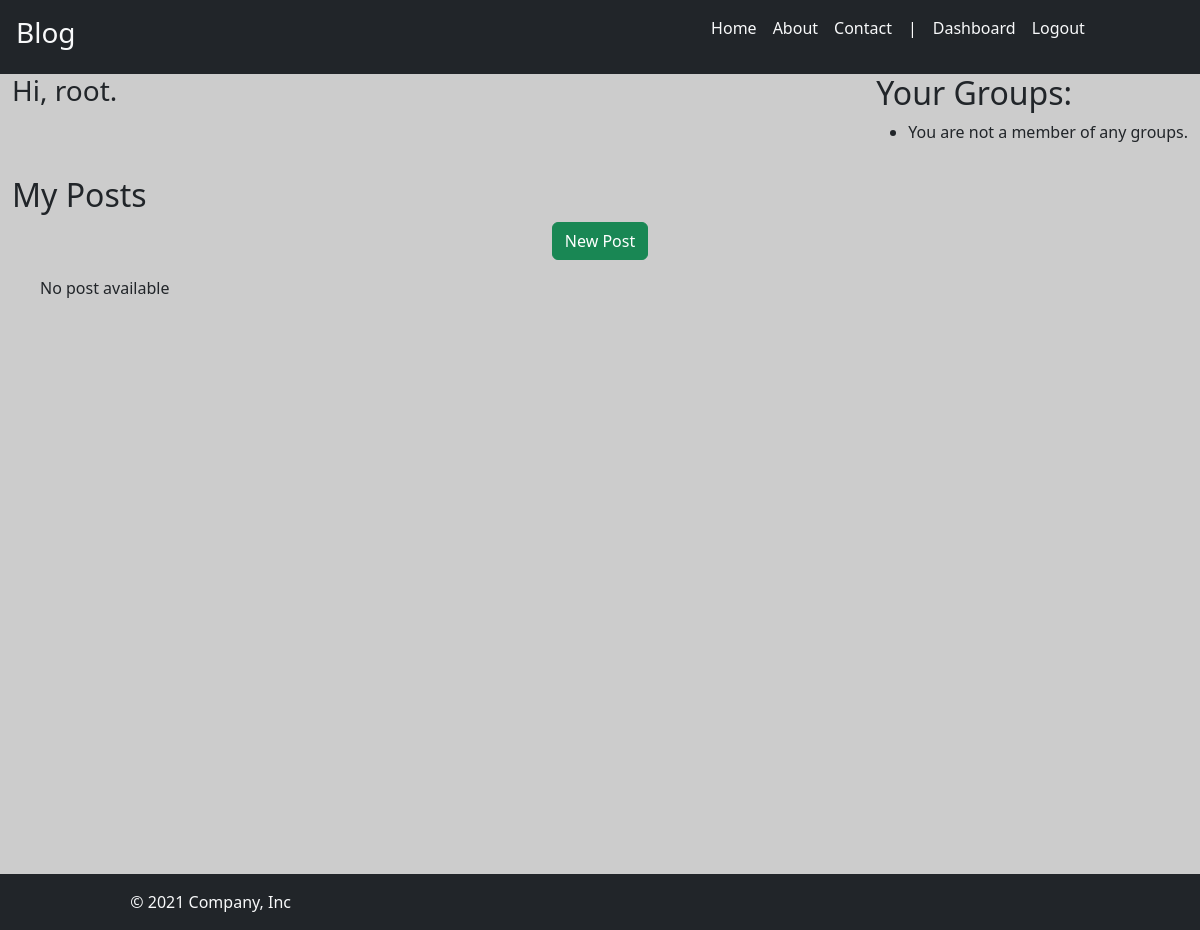
Before: /dashboard (signed in) with the older database file.
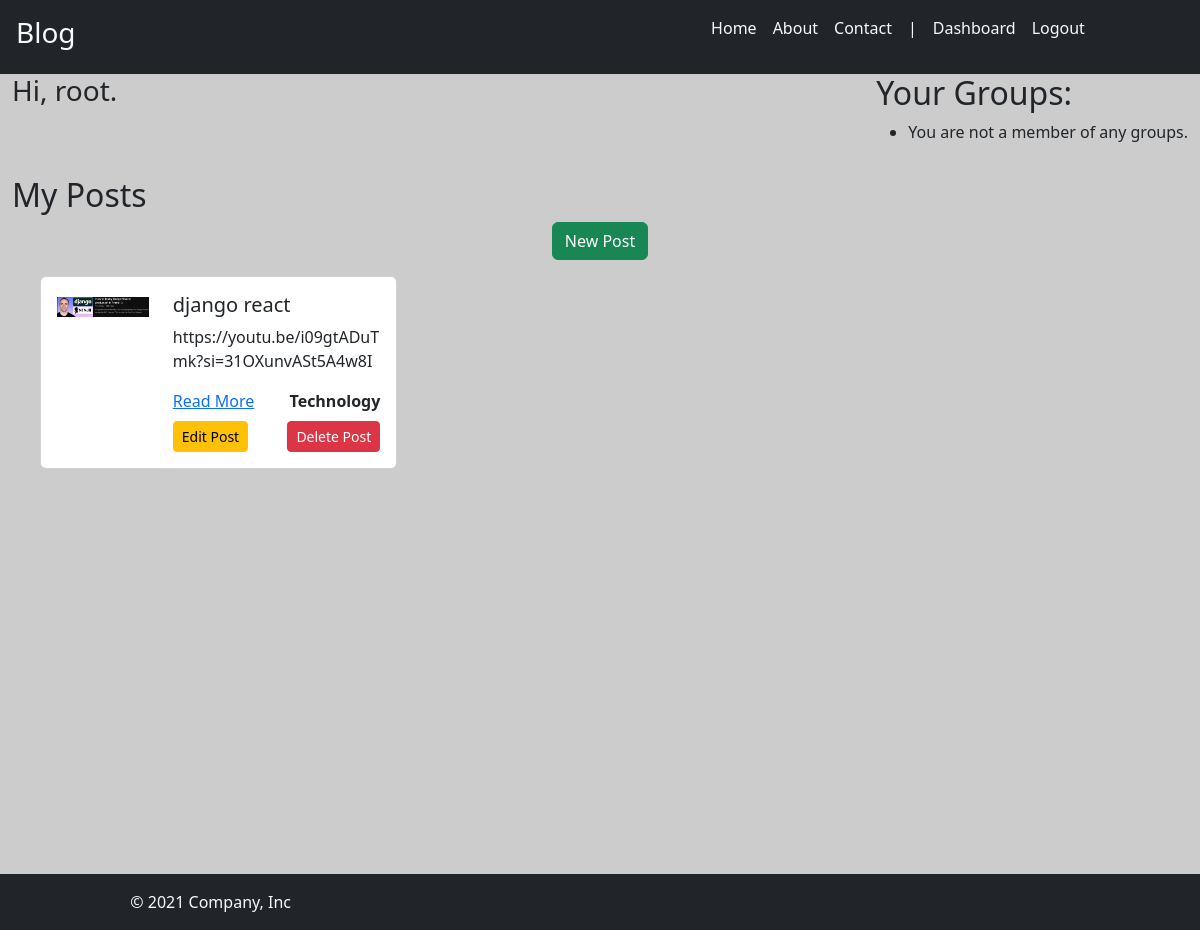
After: the same page with the newer database file.
### blog/models.py (models this page shows, shortened)
class Post(models.Model):
    title = models.CharField(max_length=100)
    content = models.TextField()
    img_url = models.ImageField(null=True,upload_to="posts/images")
    created_at = models.DateTimeField(auto_now_add=True)
    slug = models.SlugField(unique=True)
    category = models.ForeignKey(Category, on_delete=models.CASCADE)
    user = models.ForeignKey(User,on_delete=models.CASCADE,null=True)
    is_published = models.BooleanField(default=False)
    def formatted_img_url(self):
        url = self.img_url if self.img_url.__str__().startswith(('http://','https://')) else self.img_url.url
        return url

class Category(models.Model):
    name = models.CharField(max_length=100)

### blog/views.py (the view)
# urls.py: path("dashboard", views.dashboard, name="dashboard"),
def dashboard(request):
    blog_title = "My Posts"
    all_posts = Post.objects.filter(user=request.user)
    paginator = Paginator(all_posts, 5)
    pg_number = request.GET.get("page")
    pg_obj = paginator.get_page(pg_number)
    return render(
        request, "blog/dashboard.html", {"blog_title": blog_title, "pg_obj": pg_obj}
    )

### blog/templates/blog/dashboard.html (shortened to what this page needs)
{% extends 'blog/base.html'%} {% block content %}
<div class="container-fluid vh-100">
  <div class="row">
    <div class="col-6">
      <h3>Hi, {{user.username}}.</h3>
    </div>
    <div class="col d-flex justify-content-end">
      <div>
        <h2>Your Groups:</h2>
        <ul>
          {% for group in user.groups.all %}
          <li>{{group.name}}</li>
          {% empty %}
          <li>You are not a member of any groups.</li>
          {% endfor %}
        </ul>
      </div>
    </div>
  </div>
  {% if perms.blog.add_post %}
  <div class="row">
    <h2 class="mt-3">{{blog_title}}</h2>
    <div class="d-flex justify-content-center">
      <a href="{% url 'blog:new_post' %}" class="btn btn-success">New Post</a>
    </div>
  </div>
  <div class="row m-3">
    {% if pg_obj %} {% for post in pg_obj %}
    <div class="col-4 mb-4">
      <div class="card">
        <div class="card-body">
          <div class="row">
            <div class="col-md-4">
              <img
                src="{{post.formatted_img_url}}"
                class="img-fluid"
                alt="..."
              />
            </div>
            <div class="col-md-8">
              <h5 class="card-title">{{post.title}}</h5>
              <p class="card-text">{{post.content|truncatechars:50}}</p>
              <div class="d-flex justify-content-between">
                <a href="{% url 'blog:detail' slug=post.slug %}">Read More</a>
                <a class="text-decoration-none text-dark fw-bold" href="#"
                  >{{post.category.name}}</a
                >
              </div>
              <div class="d-flex justify-content-between mt-2">
                {% if perms.blog.change_post %}
                <a
                  class="btn btn-warning btn-sm"
                  href="{% url 'blog:edit_post' post_id=post.id %}"
                  >Edit Post</a
                >
                {% endif %}
                {% if perms.blog.delete_post %}
                <button
                  class="btn btn-danger btn-sm"
                  onclick="confirmBeforeDelete(`{% url 'blog:delete_post' post_id=post.id %}`)"
                >
                  Delete Post
                </button>
                {% endif %}
              </div>
            </div>
          </div>
        </div>
      </div>
    </div>
    {% endfor %}
    {% else %}
    <p>No post available</p>
    <p>{% endif %}</p>
  </div>
  {% endif %}
</div>
{% endblock %}

Changed rows visible on the page:
added Post: formatted_img_url (picture), title "django react", content "https://youtu.be/i09gtADuTmk?si=31OXunvASt5A4w8I", category.name "Technology"
Other visible differences:
text no longer shown: "No post available"
